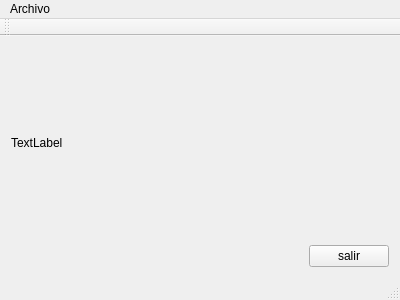
<?xml version="1.0" encoding="UTF-8"?>
<ui version="4.0">
 <class>ImagineViewerWindow</class>
 <widget class="QMainWindow" name="ImagineViewerWindow">
  <property name="geometry">
   <rect>
    <x>0</x>
    <y>0</y>
    <width>400</width>
    <height>300</height>
   </rect>
  </property>
  <property name="windowTitle">
   <string>ImagineViewerWindow</string>
  </property>
  <widget class="QWidget" name="centralWidget">
   <layout class="QVBoxLayout" name="verticalLayout">
    <item>
     <widget class="QLabel" name="Image">
      <property name="sizePolicy">
       <sizepolicy hsizetype="Ignored" vsizetype="Ignored">
        <horstretch>0</horstretch>
        <verstretch>0</verstretch>
       </sizepolicy>
      </property>
      <property name="text">
       <string>TextLabel</string>
      </property>
      <property name="scaledContents">
       <bool>true</bool>
      </property>
     </widget>
    </item>
    <item>
     <layout class="QHBoxLayout" name="horizontalLayout">
      <item>
       <spacer name="horizontalSpacer">
        <property name="orientation">
         <enum>Qt::Horizontal</enum>
        </property>
        <property name="sizeHint" stdset="0">
         <size>
          <width>40</width>
          <height>20</height>
         </size>
        </property>
       </spacer>
      </item>
      <item>
       <widget class="QPushButton" name="pushButton">
        <property name="text">
         <string>salir</string>
        </property>
       </widget>
      </item>
     </layout>
    </item>
   </layout>
  </widget>
  <widget class="QMenuBar" name="menuBar">
   <property name="geometry">
    <rect>
     <x>0</x>
     <y>0</y>
     <width>400</width>
     <height>20</height>
    </rect>
   </property>
   <widget class="QMenu" name="menuArchivo">
    <property name="title">
     <string>Archivo</string>
    </property>
    <addaction name="actionAbrir"/>
   </widget>
   <addaction name="menuArchivo"/>
  </widget>
  <widget class="QToolBar" name="mainToolBar">
   <attribute name="toolBarArea">
    <enum>TopToolBarArea</enum>
   </attribute>
   <attribute name="toolBarBreak">
    <bool>false</bool>
   </attribute>
  </widget>
  <widget class="QStatusBar" name="statusBar"/>
  <action name="actionAbrir">
   <property name="text">
    <string>Abrir</string>
   </property>
  </action>
 </widget>
 <layoutdefault spacing="6" margin="11"/>
 <resources/>
 <connections/>
</ui>
